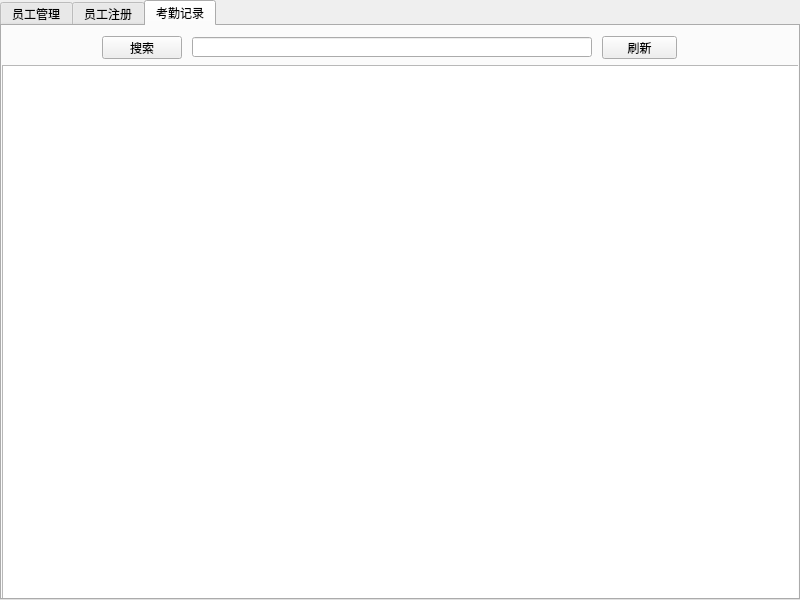
<?xml version="1.0" encoding="UTF-8"?>
<ui version="4.0">
 <class>serverWindow</class>
 <widget class="QMainWindow" name="serverWindow">
  <property name="geometry">
   <rect>
    <x>0</x>
    <y>0</y>
    <width>800</width>
    <height>600</height>
   </rect>
  </property>
  <property name="windowTitle">
   <string>serverWindow</string>
  </property>
  <widget class="QWidget" name="centralwidget">
   <widget class="QTabWidget" name="tabWidget">
    <property name="geometry">
     <rect>
      <x>0</x>
      <y>0</y>
      <width>800</width>
      <height>600</height>
     </rect>
    </property>
    <property name="currentIndex">
     <number>2</number>
    </property>
    <widget class="QWidget" name="tab_manage_employee">
     <attribute name="title">
      <string>员工管理</string>
     </attribute>
     <widget class="QTableView" name="tableView_employees_info">
      <property name="geometry">
       <rect>
        <x>0</x>
        <y>130</y>
        <width>800</width>
        <height>441</height>
       </rect>
      </property>
     </widget>
     <widget class="QPushButton" name="btn_manage_ok">
      <property name="geometry">
       <rect>
        <x>10</x>
        <y>10</y>
        <width>75</width>
        <height>23</height>
       </rect>
      </property>
      <property name="text">
       <string>提交</string>
      </property>
     </widget>
     <widget class="QLabel" name="label">
      <property name="geometry">
       <rect>
        <x>10</x>
        <y>40</y>
        <width>53</width>
        <height>20</height>
       </rect>
      </property>
      <property name="text">
       <string>工号</string>
      </property>
      <property name="alignment">
       <set>Qt::AlignmentFlag::AlignRight|Qt::AlignmentFlag::AlignTrailing|Qt::AlignmentFlag::AlignVCenter</set>
      </property>
     </widget>
     <widget class="QLineEdit" name="lineEdit_manage_id">
      <property name="geometry">
       <rect>
        <x>70</x>
        <y>40</y>
        <width>113</width>
        <height>21</height>
       </rect>
      </property>
      <property name="text">
       <string/>
      </property>
     </widget>
     <widget class="QLabel" name="label_3">
      <property name="geometry">
       <rect>
        <x>10</x>
        <y>70</y>
        <width>53</width>
        <height>20</height>
       </rect>
      </property>
      <property name="text">
       <string>密码</string>
      </property>
      <property name="alignment">
       <set>Qt::AlignmentFlag::AlignRight|Qt::AlignmentFlag::AlignTrailing|Qt::AlignmentFlag::AlignVCenter</set>
      </property>
     </widget>
     <widget class="QLineEdit" name="lineEdit_manage_passwd">
      <property name="geometry">
       <rect>
        <x>70</x>
        <y>70</y>
        <width>113</width>
        <height>21</height>
       </rect>
      </property>
      <property name="text">
       <string/>
      </property>
     </widget>
     <widget class="QLabel" name="label_4">
      <property name="geometry">
       <rect>
        <x>10</x>
        <y>100</y>
        <width>53</width>
        <height>20</height>
       </rect>
      </property>
      <property name="text">
       <string>姓名</string>
      </property>
      <property name="alignment">
       <set>Qt::AlignmentFlag::AlignRight|Qt::AlignmentFlag::AlignTrailing|Qt::AlignmentFlag::AlignVCenter</set>
      </property>
     </widget>
     <widget class="QLineEdit" name="lineEdit_manage_name">
      <property name="geometry">
       <rect>
        <x>70</x>
        <y>100</y>
        <width>113</width>
        <height>21</height>
       </rect>
      </property>
      <property name="text">
       <string/>
      </property>
     </widget>
     <widget class="QLabel" name="label_5">
      <property name="geometry">
       <rect>
        <x>200</x>
        <y>70</y>
        <width>53</width>
        <height>20</height>
       </rect>
      </property>
      <property name="text">
       <string>生      日</string>
      </property>
      <property name="alignment">
       <set>Qt::AlignmentFlag::AlignRight|Qt::AlignmentFlag::AlignTrailing|Qt::AlignmentFlag::AlignVCenter</set>
      </property>
     </widget>
     <widget class="QDateEdit" name="dateEdit_manage_birthday">
      <property name="geometry">
       <rect>
        <x>260</x>
        <y>70</y>
        <width>110</width>
        <height>22</height>
       </rect>
      </property>
     </widget>
     <widget class="QLabel" name="label_6">
      <property name="geometry">
       <rect>
        <x>560</x>
        <y>100</y>
        <width>53</width>
        <height>20</height>
       </rect>
      </property>
      <property name="text">
       <string>证件号码</string>
      </property>
      <property name="alignment">
       <set>Qt::AlignmentFlag::AlignRight|Qt::AlignmentFlag::AlignTrailing|Qt::AlignmentFlag::AlignVCenter</set>
      </property>
     </widget>
     <widget class="QLineEdit" name="lineEdit_manage_id_card">
      <property name="geometry">
       <rect>
        <x>620</x>
        <y>100</y>
        <width>140</width>
        <height>21</height>
       </rect>
      </property>
      <property name="text">
       <string/>
      </property>
     </widget>
     <widget class="QLabel" name="label_7">
      <property name="geometry">
       <rect>
        <x>200</x>
        <y>40</y>
        <width>53</width>
        <height>20</height>
       </rect>
      </property>
      <property name="text">
       <string>联系方式</string>
      </property>
      <property name="alignment">
       <set>Qt::AlignmentFlag::AlignRight|Qt::AlignmentFlag::AlignTrailing|Qt::AlignmentFlag::AlignVCenter</set>
      </property>
     </widget>
     <widget class="QLineEdit" name="lineEdit_manage_tel">
      <property name="geometry">
       <rect>
        <x>260</x>
        <y>40</y>
        <width>110</width>
        <height>21</height>
       </rect>
      </property>
      <property name="text">
       <string/>
      </property>
     </widget>
     <widget class="QDateEdit" name="dateEdit_manage_entry_time">
      <property name="geometry">
       <rect>
        <x>260</x>
        <y>100</y>
        <width>110</width>
        <height>22</height>
       </rect>
      </property>
     </widget>
     <widget class="QLabel" name="label_9">
      <property name="geometry">
       <rect>
        <x>200</x>
        <y>100</y>
        <width>53</width>
        <height>20</height>
       </rect>
      </property>
      <property name="text">
       <string>入职时间</string>
      </property>
      <property name="alignment">
       <set>Qt::AlignmentFlag::AlignRight|Qt::AlignmentFlag::AlignTrailing|Qt::AlignmentFlag::AlignVCenter</set>
      </property>
     </widget>
     <widget class="QLabel" name="label_10">
      <property name="geometry">
       <rect>
        <x>370</x>
        <y>40</y>
        <width>53</width>
        <height>20</height>
       </rect>
      </property>
      <property name="text">
       <string>部门</string>
      </property>
      <property name="alignment">
       <set>Qt::AlignmentFlag::AlignRight|Qt::AlignmentFlag::AlignTrailing|Qt::AlignmentFlag::AlignVCenter</set>
      </property>
     </widget>
     <widget class="QLineEdit" name="lineEdit_manage_department">
      <property name="geometry">
       <rect>
        <x>430</x>
        <y>40</y>
        <width>113</width>
        <height>21</height>
       </rect>
      </property>
      <property name="text">
       <string/>
      </property>
     </widget>
     <widget class="QLineEdit" name="lineEdit_manage_position">
      <property name="geometry">
       <rect>
        <x>430</x>
        <y>70</y>
        <width>113</width>
        <height>21</height>
       </rect>
      </property>
      <property name="text">
       <string/>
      </property>
     </widget>
     <widget class="QLabel" name="label_11">
      <property name="geometry">
       <rect>
        <x>370</x>
        <y>70</y>
        <width>53</width>
        <height>20</height>
       </rect>
      </property>
      <property name="text">
       <string>职位</string>
      </property>
      <property name="alignment">
       <set>Qt::AlignmentFlag::AlignRight|Qt::AlignmentFlag::AlignTrailing|Qt::AlignmentFlag::AlignVCenter</set>
      </property>
     </widget>
     <widget class="QLineEdit" name="lineEdit_manage_salary">
      <property name="geometry">
       <rect>
        <x>430</x>
        <y>100</y>
        <width>113</width>
        <height>21</height>
       </rect>
      </property>
      <property name="text">
       <string/>
      </property>
     </widget>
     <widget class="QLabel" name="label_12">
      <property name="geometry">
       <rect>
        <x>370</x>
        <y>100</y>
        <width>53</width>
        <height>20</height>
       </rect>
      </property>
      <property name="text">
       <string>工资</string>
      </property>
      <property name="alignment">
       <set>Qt::AlignmentFlag::AlignRight|Qt::AlignmentFlag::AlignTrailing|Qt::AlignmentFlag::AlignVCenter</set>
      </property>
     </widget>
     <widget class="QComboBox" name="comboBox_manage_gender">
      <property name="geometry">
       <rect>
        <x>620</x>
        <y>70</y>
        <width>50</width>
        <height>22</height>
       </rect>
      </property>
      <item>
       <property name="text">
        <string>男</string>
       </property>
      </item>
      <item>
       <property name="text">
        <string>女</string>
       </property>
      </item>
     </widget>
     <widget class="QLabel" name="label_13">
      <property name="geometry">
       <rect>
        <x>560</x>
        <y>70</y>
        <width>53</width>
        <height>20</height>
       </rect>
      </property>
      <property name="text">
       <string>性      别</string>
      </property>
      <property name="alignment">
       <set>Qt::AlignmentFlag::AlignRight|Qt::AlignmentFlag::AlignTrailing|Qt::AlignmentFlag::AlignVCenter</set>
      </property>
     </widget>
     <widget class="QComboBox" name="comboBox_manage_age">
      <property name="geometry">
       <rect>
        <x>710</x>
        <y>70</y>
        <width>50</width>
        <height>22</height>
       </rect>
      </property>
     </widget>
     <widget class="QLabel" name="label_14">
      <property name="geometry">
       <rect>
        <x>650</x>
        <y>70</y>
        <width>53</width>
        <height>20</height>
       </rect>
      </property>
      <property name="text">
       <string>年龄</string>
      </property>
      <property name="alignment">
       <set>Qt::AlignmentFlag::AlignRight|Qt::AlignmentFlag::AlignTrailing|Qt::AlignmentFlag::AlignVCenter</set>
      </property>
     </widget>
     <widget class="QPushButton" name="btn_manage_select_pic">
      <property name="geometry">
       <rect>
        <x>620</x>
        <y>40</y>
        <width>140</width>
        <height>23</height>
       </rect>
      </property>
      <property name="font">
       <font>
        <pointsize>10</pointsize>
       </font>
      </property>
      <property name="text">
       <string>更改员工照片</string>
      </property>
     </widget>
     <widget class="QPushButton" name="btn_manage_cancel">
      <property name="geometry">
       <rect>
        <x>100</x>
        <y>10</y>
        <width>75</width>
        <height>23</height>
       </rect>
      </property>
      <property name="text">
       <string>取消</string>
      </property>
     </widget>
     <widget class="QPushButton" name="btn_manage_update">
      <property name="geometry">
       <rect>
        <x>680</x>
        <y>10</y>
        <width>80</width>
        <height>23</height>
       </rect>
      </property>
      <property name="text">
       <string>刷新</string>
      </property>
     </widget>
     <widget class="QPushButton" name="btn_manage_select">
      <property name="geometry">
       <rect>
        <x>190</x>
        <y>10</y>
        <width>75</width>
        <height>23</height>
       </rect>
      </property>
      <property name="text">
       <string>搜索</string>
      </property>
     </widget>
     <widget class="QLineEdit" name="lineEdit_manage_select">
      <property name="geometry">
       <rect>
        <x>275</x>
        <y>11</y>
        <width>400</width>
        <height>20</height>
       </rect>
      </property>
     </widget>
    </widget>
    <widget class="QWidget" name="tab_employee_regist">
     <attribute name="title">
      <string>员工注册</string>
     </attribute>
     <widget class="QLabel" name="label_icon">
      <property name="geometry">
       <rect>
        <x>340</x>
        <y>10</y>
        <width>450</width>
        <height>450</height>
       </rect>
      </property>
      <property name="styleSheet">
       <string notr="true">background-color: rgb(165, 165, 165);</string>
      </property>
      <property name="text">
       <string>TextLabel</string>
      </property>
     </widget>
     <widget class="QComboBox" name="comboBox_regist_age">
      <property name="geometry">
       <rect>
        <x>200</x>
        <y>130</y>
        <width>50</width>
        <height>22</height>
       </rect>
      </property>
      <item>
       <property name="text">
        <string/>
       </property>
      </item>
     </widget>
     <widget class="QLineEdit" name="lineEdit_regist_position">
      <property name="geometry">
       <rect>
        <x>110</x>
        <y>280</y>
        <width>140</width>
        <height>21</height>
       </rect>
      </property>
      <property name="text">
       <string/>
      </property>
     </widget>
     <widget class="QLineEdit" name="lineEdit_regist_passwd">
      <property name="geometry">
       <rect>
        <x>110</x>
        <y>40</y>
        <width>140</width>
        <height>21</height>
       </rect>
      </property>
      <property name="text">
       <string/>
      </property>
     </widget>
     <widget class="QLineEdit" name="lineEdit_regist_salary">
      <property name="geometry">
       <rect>
        <x>110</x>
        <y>310</y>
        <width>140</width>
        <height>21</height>
       </rect>
      </property>
      <property name="text">
       <string/>
      </property>
     </widget>
     <widget class="QLabel" name="label_8">
      <property name="geometry">
       <rect>
        <x>50</x>
        <y>70</y>
        <width>53</width>
        <height>20</height>
       </rect>
      </property>
      <property name="text">
       <string>姓      名</string>
      </property>
      <property name="alignment">
       <set>Qt::AlignmentFlag::AlignRight|Qt::AlignmentFlag::AlignTrailing|Qt::AlignmentFlag::AlignVCenter</set>
      </property>
     </widget>
     <widget class="QLabel" name="label_15">
      <property name="geometry">
       <rect>
        <x>140</x>
        <y>130</y>
        <width>53</width>
        <height>20</height>
       </rect>
      </property>
      <property name="text">
       <string>年龄</string>
      </property>
      <property name="alignment">
       <set>Qt::AlignmentFlag::AlignRight|Qt::AlignmentFlag::AlignTrailing|Qt::AlignmentFlag::AlignVCenter</set>
      </property>
     </widget>
     <widget class="QLineEdit" name="lineEdit_regist_name">
      <property name="geometry">
       <rect>
        <x>110</x>
        <y>70</y>
        <width>140</width>
        <height>21</height>
       </rect>
      </property>
      <property name="text">
       <string/>
      </property>
     </widget>
     <widget class="QLineEdit" name="lineEdit_regist_department">
      <property name="geometry">
       <rect>
        <x>110</x>
        <y>250</y>
        <width>140</width>
        <height>21</height>
       </rect>
      </property>
      <property name="text">
       <string/>
      </property>
     </widget>
     <widget class="QLineEdit" name="lineEdit_regist_tel">
      <property name="geometry">
       <rect>
        <x>110</x>
        <y>160</y>
        <width>140</width>
        <height>21</height>
       </rect>
      </property>
      <property name="text">
       <string/>
      </property>
     </widget>
     <widget class="QComboBox" name="comboBox_regist_gender">
      <property name="geometry">
       <rect>
        <x>110</x>
        <y>130</y>
        <width>50</width>
        <height>22</height>
       </rect>
      </property>
      <item>
       <property name="text">
        <string>男</string>
       </property>
      </item>
      <item>
       <property name="text">
        <string>女</string>
       </property>
      </item>
     </widget>
     <widget class="QDateEdit" name="dateEdit_regist_entry_time">
      <property name="geometry">
       <rect>
        <x>110</x>
        <y>220</y>
        <width>140</width>
        <height>22</height>
       </rect>
      </property>
     </widget>
     <widget class="QLabel" name="label_16">
      <property name="geometry">
       <rect>
        <x>50</x>
        <y>130</y>
        <width>53</width>
        <height>20</height>
       </rect>
      </property>
      <property name="text">
       <string>性      别</string>
      </property>
      <property name="alignment">
       <set>Qt::AlignmentFlag::AlignRight|Qt::AlignmentFlag::AlignTrailing|Qt::AlignmentFlag::AlignVCenter</set>
      </property>
     </widget>
     <widget class="QDateEdit" name="dateEdit_regist_birthday">
      <property name="geometry">
       <rect>
        <x>110</x>
        <y>190</y>
        <width>140</width>
        <height>22</height>
       </rect>
      </property>
     </widget>
     <widget class="QLabel" name="label_17">
      <property name="geometry">
       <rect>
        <x>50</x>
        <y>10</y>
        <width>53</width>
        <height>20</height>
       </rect>
      </property>
      <property name="text">
       <string>工      号</string>
      </property>
      <property name="alignment">
       <set>Qt::AlignmentFlag::AlignRight|Qt::AlignmentFlag::AlignTrailing|Qt::AlignmentFlag::AlignVCenter</set>
      </property>
     </widget>
     <widget class="QLineEdit" name="lineEdit_regist_id_card">
      <property name="geometry">
       <rect>
        <x>110</x>
        <y>100</y>
        <width>140</width>
        <height>21</height>
       </rect>
      </property>
      <property name="text">
       <string/>
      </property>
     </widget>
     <widget class="QLabel" name="label_18">
      <property name="geometry">
       <rect>
        <x>50</x>
        <y>190</y>
        <width>53</width>
        <height>20</height>
       </rect>
      </property>
      <property name="text">
       <string>生      日</string>
      </property>
      <property name="alignment">
       <set>Qt::AlignmentFlag::AlignRight|Qt::AlignmentFlag::AlignTrailing|Qt::AlignmentFlag::AlignVCenter</set>
      </property>
     </widget>
     <widget class="QLabel" name="label_19">
      <property name="geometry">
       <rect>
        <x>50</x>
        <y>280</y>
        <width>53</width>
        <height>20</height>
       </rect>
      </property>
      <property name="text">
       <string>职      位</string>
      </property>
      <property name="alignment">
       <set>Qt::AlignmentFlag::AlignRight|Qt::AlignmentFlag::AlignTrailing|Qt::AlignmentFlag::AlignVCenter</set>
      </property>
     </widget>
     <widget class="QLabel" name="label_20">
      <property name="geometry">
       <rect>
        <x>50</x>
        <y>100</y>
        <width>53</width>
        <height>20</height>
       </rect>
      </property>
      <property name="text">
       <string>证件号码</string>
      </property>
      <property name="alignment">
       <set>Qt::AlignmentFlag::AlignRight|Qt::AlignmentFlag::AlignTrailing|Qt::AlignmentFlag::AlignVCenter</set>
      </property>
     </widget>
     <widget class="QLabel" name="label_21">
      <property name="geometry">
       <rect>
        <x>50</x>
        <y>310</y>
        <width>53</width>
        <height>20</height>
       </rect>
      </property>
      <property name="text">
       <string>工      资</string>
      </property>
      <property name="alignment">
       <set>Qt::AlignmentFlag::AlignRight|Qt::AlignmentFlag::AlignTrailing|Qt::AlignmentFlag::AlignVCenter</set>
      </property>
     </widget>
     <widget class="QLabel" name="label_22">
      <property name="geometry">
       <rect>
        <x>50</x>
        <y>160</y>
        <width>53</width>
        <height>20</height>
       </rect>
      </property>
      <property name="text">
       <string>联系方式</string>
      </property>
      <property name="alignment">
       <set>Qt::AlignmentFlag::AlignRight|Qt::AlignmentFlag::AlignTrailing|Qt::AlignmentFlag::AlignVCenter</set>
      </property>
     </widget>
     <widget class="QLabel" name="label_23">
      <property name="geometry">
       <rect>
        <x>50</x>
        <y>220</y>
        <width>53</width>
        <height>20</height>
       </rect>
      </property>
      <property name="text">
       <string>入职时间</string>
      </property>
      <property name="alignment">
       <set>Qt::AlignmentFlag::AlignRight|Qt::AlignmentFlag::AlignTrailing|Qt::AlignmentFlag::AlignVCenter</set>
      </property>
     </widget>
     <widget class="QLabel" name="label_24">
      <property name="geometry">
       <rect>
        <x>50</x>
        <y>250</y>
        <width>53</width>
        <height>20</height>
       </rect>
      </property>
      <property name="text">
       <string>部      门</string>
      </property>
      <property name="alignment">
       <set>Qt::AlignmentFlag::AlignRight|Qt::AlignmentFlag::AlignTrailing|Qt::AlignmentFlag::AlignVCenter</set>
      </property>
     </widget>
     <widget class="QLabel" name="label_25">
      <property name="geometry">
       <rect>
        <x>50</x>
        <y>40</y>
        <width>53</width>
        <height>20</height>
       </rect>
      </property>
      <property name="text">
       <string>密      码</string>
      </property>
      <property name="alignment">
       <set>Qt::AlignmentFlag::AlignRight|Qt::AlignmentFlag::AlignTrailing|Qt::AlignmentFlag::AlignVCenter</set>
      </property>
     </widget>
     <widget class="QWidget" name="layoutWidget">
      <property name="geometry">
       <rect>
        <x>340</x>
        <y>470</y>
        <width>451</width>
        <height>26</height>
       </rect>
      </property>
      <layout class="QHBoxLayout" name="horizontalLayout">
       <item>
        <widget class="QPushButton" name="btn_open_camera">
         <property name="text">
          <string>打开摄像头</string>
         </property>
        </widget>
       </item>
       <item>
        <widget class="QPushButton" name="btn_close_camera">
         <property name="text">
          <string>关闭摄像头</string>
         </property>
        </widget>
       </item>
       <item>
        <widget class="QPushButton" name="btn_take_a_picture">
         <property name="text">
          <string>拍 照</string>
         </property>
        </widget>
       </item>
      </layout>
     </widget>
     <widget class="QWidget" name="layoutWidget">
      <property name="geometry">
       <rect>
        <x>30</x>
        <y>470</y>
        <width>260</width>
        <height>26</height>
       </rect>
      </property>
      <layout class="QHBoxLayout" name="horizontalLayout_2">
       <item>
        <widget class="QPushButton" name="btn_regist_ok">
         <property name="text">
          <string>确定</string>
         </property>
        </widget>
       </item>
       <item>
        <widget class="QPushButton" name="btn_regist_cancel">
         <property name="text">
          <string>取消</string>
         </property>
        </widget>
       </item>
      </layout>
     </widget>
     <widget class="QComboBox" name="comboBox_regist_id">
      <property name="geometry">
       <rect>
        <x>110</x>
        <y>10</y>
        <width>140</width>
        <height>22</height>
       </rect>
      </property>
     </widget>
    </widget>
    <widget class="QWidget" name="tab_attendance_record">
     <attribute name="title">
      <string>考勤记录</string>
     </attribute>
     <widget class="QTableView" name="tableView_attendance_record">
      <property name="geometry">
       <rect>
        <x>0</x>
        <y>39</y>
        <width>800</width>
        <height>541</height>
       </rect>
      </property>
     </widget>
     <widget class="QLineEdit" name="lineEdit_record_select">
      <property name="geometry">
       <rect>
        <x>190</x>
        <y>11</y>
        <width>400</width>
        <height>20</height>
       </rect>
      </property>
     </widget>
     <widget class="QPushButton" name="btn_record_update">
      <property name="geometry">
       <rect>
        <x>600</x>
        <y>10</y>
        <width>75</width>
        <height>23</height>
       </rect>
      </property>
      <property name="text">
       <string>刷新</string>
      </property>
     </widget>
     <widget class="QPushButton" name="btn_record_select">
      <property name="geometry">
       <rect>
        <x>100</x>
        <y>10</y>
        <width>80</width>
        <height>23</height>
       </rect>
      </property>
      <property name="text">
       <string>搜索</string>
      </property>
     </widget>
    </widget>
   </widget>
  </widget>
 </widget>
 <resources/>
 <connections/>
</ui>
